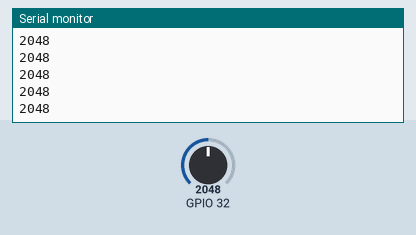
Recording of a sketch running on a simulated ESP32. On the bench: the last lines printed to the serial monitor. Inputs (shaded band) come from the test bench; at power-on: GPIO 32 = 2048. WiFi joins after 1.5 s; servers stay silent unless stated; no MQTT or app messages arrive unless stated.

Above: at 3.7 s.
3.8 s: GPIO 32 set to 2866
At 3.89 s:
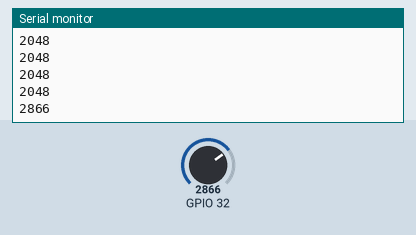
5.3 s: GPIO 32 set to 3603
At 5.3 s:
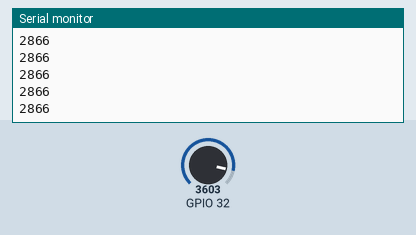
Timing chart, 0 to 8.3 s (numbered marks = the images above; inputs shaded):
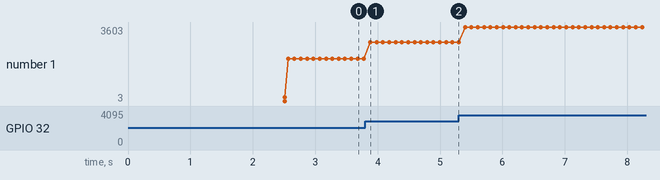

The sketch:

Input_Device.ino
```cpp
#include <WiFi.h>
#include <PubSubClient.h>

const char* ssid = "";
const char* password = "";
const char* mqtt_server = "test.mosquitto.org";

WiFiClient wifiClient;
PubSubClient client(wifiClient);
int value = 0;

void setup() {
  // Set up the Serial connection
  Serial.begin(115200);

  // Set up the WiFi connection
  setup_wifi();

  // Set up the MQTT connection
  client.setServer(mqtt_server, 1883);
}

void setup_wifi() {
  delay(10);

  // Announce start of program over Serial for debugging
  Serial.println();
  Serial.print("Connecting to ");
  Serial.println(ssid);

  // Attempt to connect to WiFi using SSID and password set earlier
  WiFi.begin(ssid, password);

  // If unsuccessful, continuing attempting to connect every 2.5s
  while (WiFi.status() != WL_CONNECTED) {
    delay(2500);
    Serial.println(WiFi.status());
  }

  // When successful, output a message and our IP address over Serial
  Serial.println("");
  Serial.println("WiFi connected");
  Serial.println("IP address: ");
  Serial.println(WiFi.localIP());
}

void reconnect() {
  while (!client.connected()) {
    Serial.print("Attempting MQTT connection...");

    // Attempt to connect
    if (client.connect("SensorDevice")) {
      Serial.println("connected");

    } else {
      Serial.print("failed, rc=");
      Serial.print(client.state());
      Serial.println(" try again in 5 seconds");
      delay(5000);
    }
  }
}

void loop() {
  // Reconnect to MQTT broker if dropped
  if (!client.connected()) {
    reconnect();
  }

  // Let the MQTT client run it's internal loop
  client.loop();

  // Send keep-alive message so dashboard knows we're still connected
  client.publish("iothackday/dfe/sensor-device", "online");

  // Take a reading from the sensor and publish an MQTT message with its value
  int value = analogRead(32);
  client.publish("iothackday/dfe/sensor/distance", String(value).c_str());

  // Send the sensor value over Serial as well for debugging
  Serial.println(value);

  // Wait for a little bit to cut down on amount of data
  delay(100);
}
```

Measured:
- after the input at 3.8 s, the serial monitor: prints a new line after 0.08 s (image 1)
- plotted number 1: 2048 → 2866 after the input at 3.8 s, 2866 → 3603 after the input at 5.3 s
